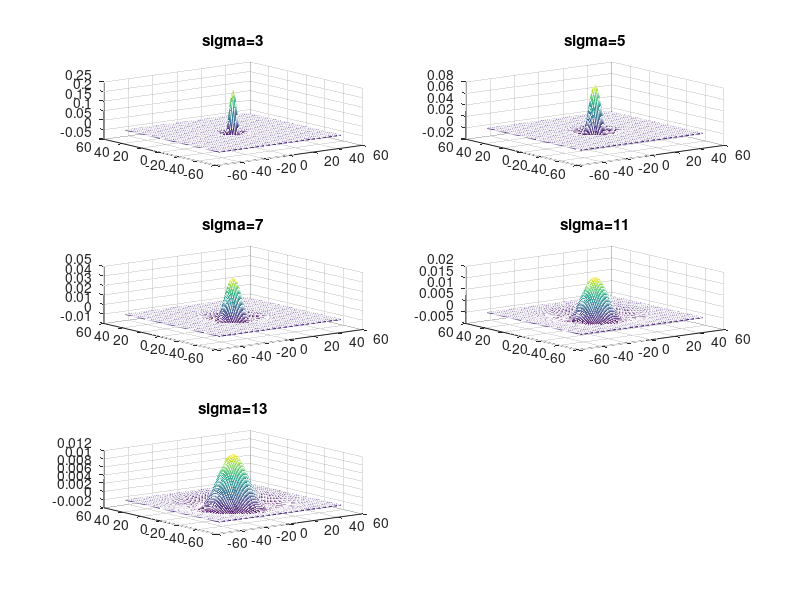

The MATLAB source for this figure:
close all;%关闭所有窗口  
clear;%清除变量的状态数据  
clc;%清除命令行 

x=-50:1:50;
y=-50:1:50;
[X,Y]=meshgrid(x,y);

sigma3=3;
Z3=-((X.^2+Y.^2-2*sigma3^2)./(sigma3^4)).*exp(-(X.^2+Y.^2)./(2*sigma3^2));
subplot(321);mesh(X,Y,Z3);title('sigma=3')

sigma5=5;
Z=-((X.^2+Y.^2-2*sigma5^2)./(sigma5^4)).*exp(-(X.^2+Y.^2)./(2*sigma5^2));
subplot(322);mesh(X,Y,Z);title('sigma=5')

sigma7=7;
Z=-((X.^2+Y.^2-2*sigma7^2)./(sigma7^4)).*exp(-(X.^2+Y.^2)./(2*sigma7^2));
subplot(323);mesh(X,Y,Z);title('sigma=7')

sigma11=11;
Z=-((X.^2+Y.^2-2*sigma11^2)./(sigma11^4)).*exp(-(X.^2+Y.^2)./(2*sigma11^2));
subplot(324);mesh(X,Y,Z);title('sigma=11')

sigma13=13;
Z=-((X.^2+Y.^2-2*sigma13^2)./(sigma13^4)).*exp(-(X.^2+Y.^2)./(2*sigma13^2));
subplot(325);mesh(X,Y,Z);title('sigma=13')